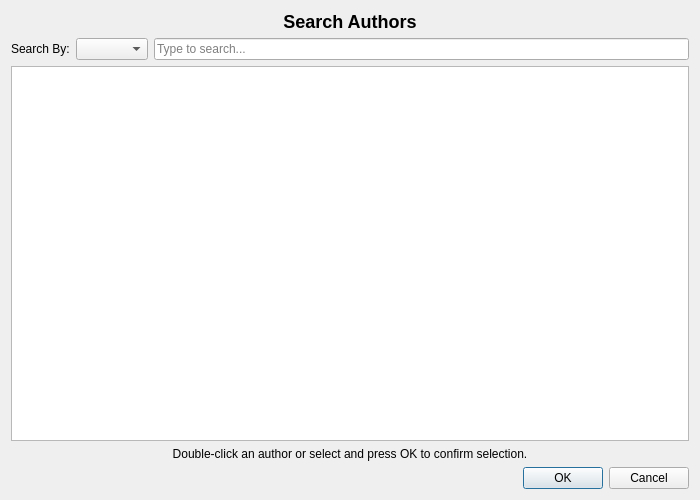
<?xml version="1.0" encoding="UTF-8"?>
<ui version="4.0">
 <class>SearchAuthorDialog</class>
 <widget class="QDialog" name="SearchAuthorDialog">
  <property name="geometry">
   <rect>
    <x>0</x>
    <y>0</y>
    <width>700</width>
    <height>500</height>
   </rect>
  </property>
  <property name="windowTitle">
   <string>Search Authors</string>
  </property>
  <property name="modal">
   <bool>true</bool>
  </property>
  <layout class="QVBoxLayout" name="verticalLayout">
   <item>
    <widget class="QLabel" name="titleLabel">
     <property name="text">
      <string>Search Authors</string>
     </property>
     <property name="styleSheet">
      <string notr="true">font-size: 18px; font-weight: bold;</string>
     </property>
     <property name="alignment">
      <set>Qt::AlignCenter</set>
     </property>
    </widget>
   </item>
   <item>
    <layout class="QHBoxLayout" name="searchLayout">
     <item>
      <widget class="QLabel" name="searchByLabel">
       <property name="text">
        <string>Search By:</string>
       </property>
      </widget>
     </item>
     <item>
      <widget class="QComboBox" name="criteriaComboBox"/>
     </item>
     <item>
      <widget class="QLineEdit" name="searchLineEdit">
       <property name="placeholderText">
        <string>Type to search...</string>
       </property>
      </widget>
     </item>
    </layout>
   </item>
   <item>
    <widget class="QTableWidget" name="resultsTableWidget">
     <property name="editTriggers">
      <set>QAbstractItemView::NoEditTriggers</set> </property>
     <property name="selectionMode">
      <set>QAbstractItemView::SingleSelection</set> </property>
     <property name="selectionBehavior">
      <set>QAbstractItemView::SelectRows</set> </property>
     <property name="sortingEnabled">
      <bool>true</bool>
     </property>
    </widget>
   </item>
   <item>
    <widget class="QLabel" name="selectionHintLabel">
     <property name="text">
      <string>Double-click an author or select and press OK to confirm selection.</string>
     </property>
     <property name="alignment">
      <set>Qt::AlignCenter</set>
     </property>
     <property name="wordWrap">
      <bool>true</bool>
     </property>
    </widget>
   </item>
   <item>
    <widget class="QDialogButtonBox" name="buttonBox">
     <property name="orientation">
      <enum>Qt::Horizontal</enum>
     </property>
     <property name="standardButtons">
      <set>QDialogButtonBox::Cancel|QDialogButtonBox::Ok</set>
     </property>
    </widget>
   </item>
  </layout>
 </widget>
 <resources/>
 <connections>
  <connection>
   <sender>buttonBox</sender>
   <signal>accepted()</signal>
   <receiver>SearchAuthorDialog</receiver>
   <slot>accept()</slot>
  </connection>
  <connection>
   <sender>buttonBox</sender>
   <signal>rejected()</signal>
   <receiver>SearchAuthorDialog</receiver>
   <slot>reject()</slot>
  </connection>
 </connections>
</ui>
